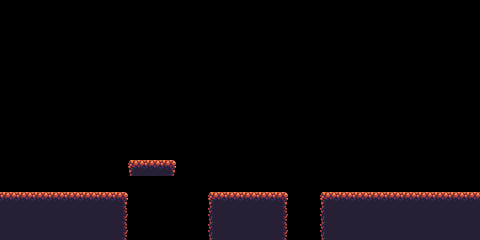

The image is a tile-based game level rendered from a .tmx file. Its description and complete source (layers, tilesets, objects, tile grids) follow:
An orthogonal 30x15 tile map with 16x16 px tiles, 1 tile layer (Map), 2 tilesets and 5 objects (3x star, player).

<map version="1.4" tiledversion="1.4.3" orientation="orthogonal" renderorder="right-down" width="30" height="15" tilewidth="16" tileheight="16" infinite="0" nextlayerid="7" nextobjectid="25">
 <tileset firstgid="1" source="sheet.tsx" />
 <tileset firstgid="137" source="spikes.tsx" />
 <layer id="1" name="Map" width="30" height="15">
  <data encoding="csv">
0,0,0,0,0,0,0,0,0,0,0,0,0,0,0,0,0,0,0,0,0,0,0,0,0,0,0,0,0,0,
0,0,0,0,0,0,0,0,0,0,0,0,0,0,0,0,0,0,0,0,0,0,0,0,0,0,0,0,0,0,
0,0,0,0,0,0,0,0,128,0,0,0,0,0,0,0,0,0,0,0,0,0,0,0,0,0,0,0,0,0,
0,0,0,0,0,128,128,128,128,128,0,0,0,0,0,0,0,0,0,0,0,0,0,0,0,0,0,0,0,0,
0,0,0,53,53,128,128,128,128,128,0,0,0,0,0,0,0,0,0,0,0,0,0,0,0,0,0,0,0,0,
0,0,0,53,53,128,128,128,128,24,0,0,0,0,0,0,0,0,0,0,0,0,0,0,0,0,0,0,0,0,
0,0,0,35,36,128,128,128,128,53,53,0,52,52,52,52,52,52,0,0,0,0,0,0,0,0,0,0,0,0,
0,0,0,52,53,128,128,128,128,58,0,53,53,53,0,0,0,52,52,52,52,0,0,0,0,0,0,0,0,0,
0,0,0,69,70,71,128,128,128,75,0,0,0,0,53,53,0,0,0,0,52,52,52,0,0,0,0,0,0,0,
0,0,0,86,87,88,128,128,127,127,127,127,127,0,0,0,53,0,0,0,0,0,52,52,52,0,0,0,0,0,
0,0,0,103,104,105,128,128,11,12,13,52,0,0,0,0,0,53,53,0,0,0,0,0,52,0,0,0,0,0,
0,0,0,120,121,128,128,128,128,126,0,52,52,127,127,127,127,0,0,0,0,0,0,127,127,127,127,127,127,0,
12,12,12,12,12,12,12,13,127,127,127,127,127,11,12,12,12,13,127,127,11,12,12,12,12,12,12,12,12,12,
29,29,29,29,29,29,29,30,128,128,128,127,127,28,29,29,29,30,130,127,28,29,29,29,29,29,29,29,29,29,
29,29,29,29,29,29,29,30,128,128,128,127,127,28,29,29,29,30,127,127,28,29,29,29,29,29,29,29,29,29
</data>
 </layer>
 <objectgroup id="3" name="Objects">
  <object id="8" name="player" x="16" y="160" width="16" height="16" />
 </objectgroup>
 <objectgroup id="6" name="Spikes" />
 <objectgroup id="5" name="Signs">
  <object id="21" gid="15" x="64" y="192" width="16" height="16">
   <properties>
    <property name="description" value="hint5" />
   </properties>
  </object>
 </objectgroup>
 <objectgroup id="4" name="Stars">
  <object id="12" name="star" x="240" y="160" width="16" height="16" />
  <object id="23" name="star" x="144" y="128" width="16" height="16" />
  <object id="24" name="star" x="400" y="160" width="16" height="16" />
 </objectgroup>
</map>
